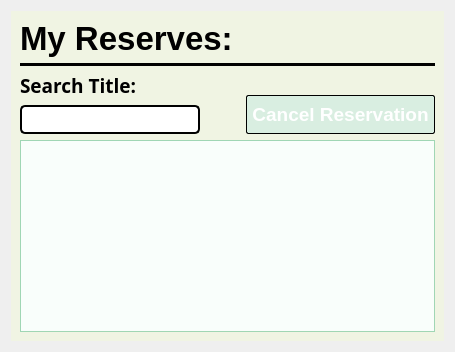
     <widget class="QWidget" name="MyReserves">
      <layout class="QVBoxLayout" name="verticalLayout_26">
       <item>
        <widget class="QGroupBox" name="groupBox_8">
         <property name="styleSheet">
          <string notr="true">border:none;
background-color:#F0F4E3;
color:black;

</string>
         </property>
         <property name="title">
          <string/>
         </property>
         <layout class="QVBoxLayout" name="verticalLayout_38">
          <item>
           <widget class="QLabel" name="label_19">
            <property name="font">
             <font>
              <pointsize>25</pointsize>
              <bold>true</bold>
             </font>
            </property>
            <property name="text">
             <string>My Reserves:</string>
            </property>
           </widget>
          </item>
          <item>
           <widget class="Line" name="line_6">
            <property name="styleSheet">
             <string notr="true">background-color: rgb(0, 0, 0);</string>
            </property>
            <property name="orientation">
             <enum>Qt::Orientation::Horizontal</enum>
            </property>
           </widget>
          </item>
          <item>
           <layout class="QHBoxLayout" name="horizontalLayout_23">
            <item>
             <layout class="QVBoxLayout" name="verticalLayout_12">
              <item>
               <widget class="QLabel" name="label_38">
                <property name="font">
                 <font>
                  <family>Montserrat</family>
                  <pointsize>14</pointsize>
                  <bold>true</bold>
                 </font>
                </property>
                <property name="text">
                 <string>Search Title:</string>
                </property>
               </widget>
              </item>
              <item>
               <widget class="QLineEdit" name="lineEdit_5">
                <property name="maximumSize">
                 <size>
                  <width>400</width>
                  <height>300</height>
                 </size>
                </property>
                <property name="font">
                 <font>
                  <pointsize>14</pointsize>
                 </font>
                </property>
                <property name="styleSheet">
                 <string notr="true">
QLineEdit{
background-color: rgb(255, 255, 255);
border: 2px solid black;
padding-left:2px;
border-radius:5px;
color:black;
selection-color:white;
selection-background-color:#04AA6D;
}
    QLineEdit:focus {
background-color:rgb(214, 225, 221);
 }</string>
                </property>
               </widget>
              </item>
             </layout>
            </item>
            <item>
             <spacer name="horizontalSpacer_3">
              <property name="orientation">
               <enum>Qt::Orientation::Horizontal</enum>
              </property>
              <property name="sizeType">
               <enum>QSizePolicy::Policy::Preferred</enum>
              </property>
              <property name="sizeHint" stdset="0">
               <size>
                <width>40</width>
                <height>20</height>
               </size>
              </property>
             </spacer>
            </item>
            <item alignment="Qt::AlignmentFlag::AlignBottom">
             <widget class="QPushButton" name="CancelReserveButton">
              <property name="minimumSize">
               <size>
                <width>150</width>
                <height>0</height>
               </size>
              </property>
              <property name="font">
               <font>
                <pointsize>14</pointsize>
                <bold>true</bold>
               </font>
              </property>
              <property name="cursor">
               <cursorShape>PointingHandCursor</cursorShape>
              </property>
              <property name="styleSheet">
               <string notr="true">QPushButton{
background-color:#D9EEE1;
color:white;
border:1px solid black;
border-radius:2px;
padding:7px 5px;
}
</string>
              </property>
              <property name="text">
               <string>Cancel Reservation</string>
              </property>
             </widget>
            </item>
           </layout>
          </item>
          <item>
           <widget class="QTableView" name="MyReservesView">
            <property name="styleSheet">
             <string notr="true">   QTableView {
        border: 1px solid #a0d6b4;
        background-color: #f9fefb;
	    border-radius:0px;
        gridline-color: black;
        selection-background-color: #096147;
        selection-color: white;
		color:black;
		font-family:Montserrat;
        font-size: 14px;
    }

    QTableView::item {
        padding: 6px;
        border: none;
		outline:none;
		color:black;
    }

    QTableView::item:hover {
        background-color: #D9EEE1;
        color: black;
    }

    QTableView::item:selected {
        background-color: #c8e6c9;
        color: #2e7d32;
		outline:none;
    }

    QHeaderView::section {
        background-color: #096147;
        color: white;
		font-family: Montserrat;
        font-weight: semi-bold;
        padding: 6px;
        border: 1px solid black;
        font-size: 14px;
    }

    QTableCornerButton::section {
        background-color: #096147;
        border: 1px solid black;
    }</string>
            </property>
            <property name="editTriggers">
             <set>QAbstractItemView::EditTrigger::NoEditTriggers</set>
            </property>
            <property name="selectionMode">
             <enum>QAbstractItemView::SelectionMode::SingleSelection</enum>
            </property>
            <property name="selectionBehavior">
             <enum>QAbstractItemView::SelectionBehavior::SelectRows</enum>
            </property>
            <attribute name="horizontalHeaderStretchLastSection">
             <bool>true</bool>
            </attribute>
           </widget>
          </item>
         </layout>
        </widget>
       </item>
      </layout>
     </widget>
